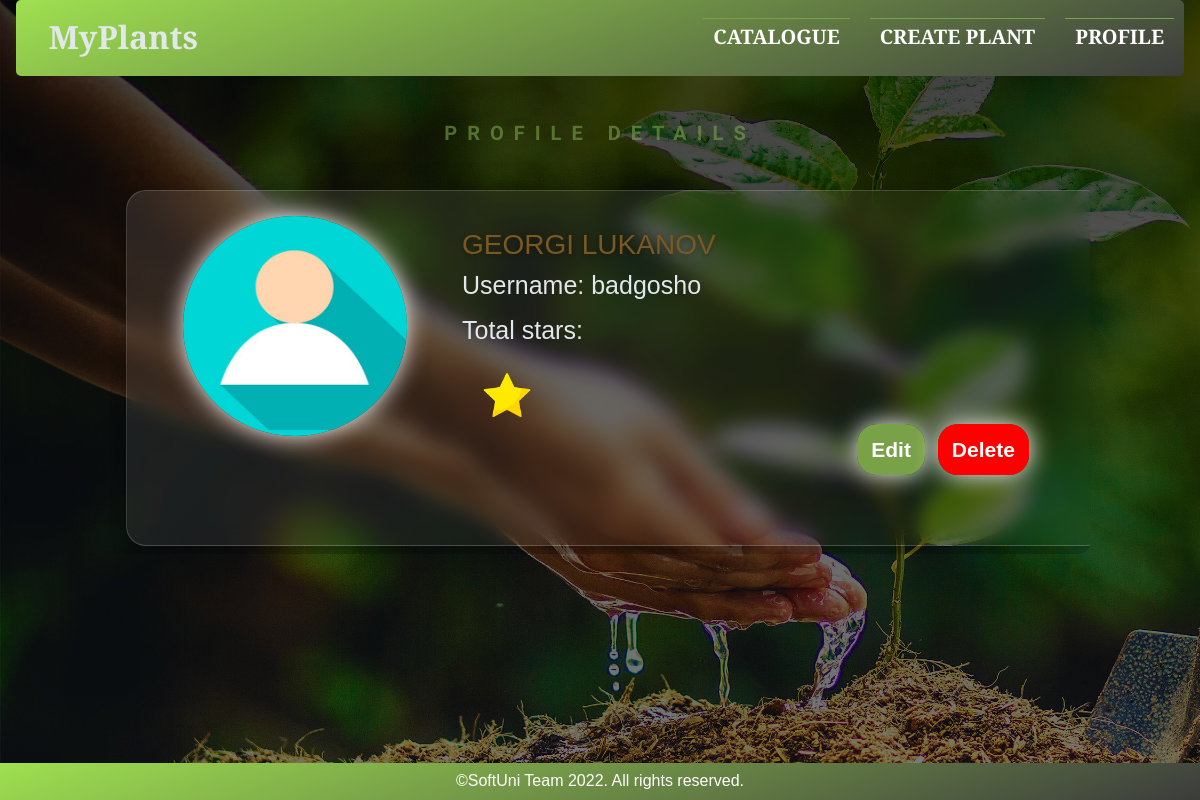
The page /profile/details/ on the database its author committed.
### MyPlant_App_remake_exam/my_web/models.py (models this page shows)
class Profile(models.Model):
    username = models.CharField(
        max_length=10,
        validators=[
            validators.MinLengthValidator(2, message='It should consist of a minimum of 2 characters!')
        ]
    )
    first_name = models.CharField(
        max_length=20,
        validators=[validate_first_name],
    )
    last_name = models.CharField(
        max_length=20,
        validators=[validate_first_name],
    )
    profile_picture = models.URLField(
        blank=True,
        null=True,
    )

class Plant(models.Model):
    PLANT_TYPE_CHOICES = (
        ('Outdoor Plants', 'Outdoor Plants'),
        ('Indoor Plants', 'Indoor Plants'),
    )
    plant_type = models.CharField(
        max_length=14,
        choices=PLANT_TYPE_CHOICES,
    )
    name = models.CharField(
        max_length=20,
        validators=[
            validators.MinLengthValidator(2, message='It should consist of a minimum of 2 characters!'),
            validate_plant_name,
        ]
    )
    image_url = models.URLField()
    description = models.TextField()
    price = models.FloatField()

### MyPlant_App_remake_exam/my_web/views.py (the view)
# urls.py: path('details/', details_profile, name='details-profile'),
def details_profile(request):
    plants = Plant.objects.all()
    profile = get_profile()
    context = {'plants': plants, 'profile': profile, }
    return render(request, 'profile/profile-details.html', context, )

### MyPlant_App_remake_exam/my_web/views.py (called while the page is built)
def get_profile():
    return Profile.objects.first()

### MyPlant_App_remake_exam/processors_find_profile.py (called while the page is built)
def get_profile(request):
    profile = Profile.objects.first()
    return {'profile': profile}

### templates/profile/profile-details.html (shortened to what this page needs)
{% extends 'base.html' %}
{% load static %}
{% block content %}
    <section id="plant-details">
        <h1>Profile Details</h1>
        <div class="info-section">
            <div class="plant-header">
                {% if profile.profile_picture %}
                    <img class="plant-img" src="{{ profile.profile_picture }}" alt='profile-image'/>
                {% else %}
                    <img class="plant-img" src="{% static 'images/default.jpg' %}" alt='profile-image'/>
                {% endif %}
                <h1>{{ profile.first_name }} {{ profile.last_name }}</h1>
                <p class="description">Username: {{ profile.username }}</p>
                <p class="description">Total stars:</p>
                {% for plant in plants|slice:3 %}
                    <img class="star-img" src="{% static 'images/star3.png' %}" alt='stars'/>
                {% endfor %}
                <div class="buttons">
                    <a href="{% url 'edit-profile' %}" class="edit-button">Edit</a>
                    <a href="{% url 'delete-profile' %}" class="delete-button">Delete</a>
                </div>
            </div>
        </div>
    </section>
{% endblock %}

### staticfiles/style/details.css (style rules this page uses)
#plant-details { position: relative; display: block; width: 980px; margin: 40px auto; overflow: hidden; border-radius: 10px; transition: all 0.4s; }
#plant-details>h1 { letter-spacing: 10px; font-family: 'Croissant One', cursive; color: #E2E8EA; font-size: 20px; font-weight: 600; margin-bottom: 40px; text-transform: uppercase; text-align: center; color: #79A1489C; }
.info-section { position: relative; width: 100%; height: 100%; background-blend-mode: multiply; z-index: 2; border-radius: 10px; background: linear-gradient(135deg, rgba(255, 255, 255, 0.1), rgba(255, 255, 255, 0)); backdrop-filter: blur(10px); -webkit-backdrop-filter: blur(10px); border-radius: 20px; border: 1px solid rgba(255, 255, 255, 0.18); box-shadow: 0 8px 32px rgba(0, 0, 0, 0.37); }
.plant-header { position: relative; padding: 25px; height: 40%; }
.plant-header>h1 { color: #7A5820; margin-top: 5px; font-size: 28px; font-weight: 400; text-transform: uppercase; text-shadow: 0 2px 5px rgba(0, 0, 0, 0.3); }
.description { font-size: 25px; color: #E2E8EA; }
.plant-img { width: 25%; position: relative; float: left; margin-left: 15px; margin-right: 55px; height: 220px; border-radius: 50%; box-shadow: 0 0 25px white; }
.buttons { height: 10%; text-align: right; padding-right: 15px; padding-bottom: 40px; transition: 0.5s; transition-property: box-shadow; }
.edit-button, .delete-button { height: 15%; padding: 14px; margin-top: auto; font-size: 21px; color: rgb(255, 255, 255); box-shadow: 0 0 25px white; border-radius: 20px; }
.edit-button { background: #79A148; }
.delete-button { background: red; }
.star-img { width: 10% }

### staticfiles/style/main.css (style rules this page uses)
html { font-family: Arial, sans-serif; font-size: 16px; box-sizing: border-box; }
*, *::before, *::after { margin: 0 auto; padding: 0; box-sizing: inherit; line-height: 1.3; }
h1, h2, h4, h5, h6 { padding: 0.2em 1rem; }
p, div { margin: 0 1em 0.5em 1em; }
a { margin: 0.2em; text-decoration: none; font-weight: bold; color: inherit; }

### staticfiles/style/navigation.css (style rules this page uses)
body { background: linear-gradient(rgba(0, 0, 0, 0.76), rgba(0, 0, 0, 0.5)), url('../images/display.jpg'); background-attachment: fixed; background-size: cover; }

### rows shown on the page
Profile: first_name "GEORGI", last_name "LUKANOV", username "badgosho"
